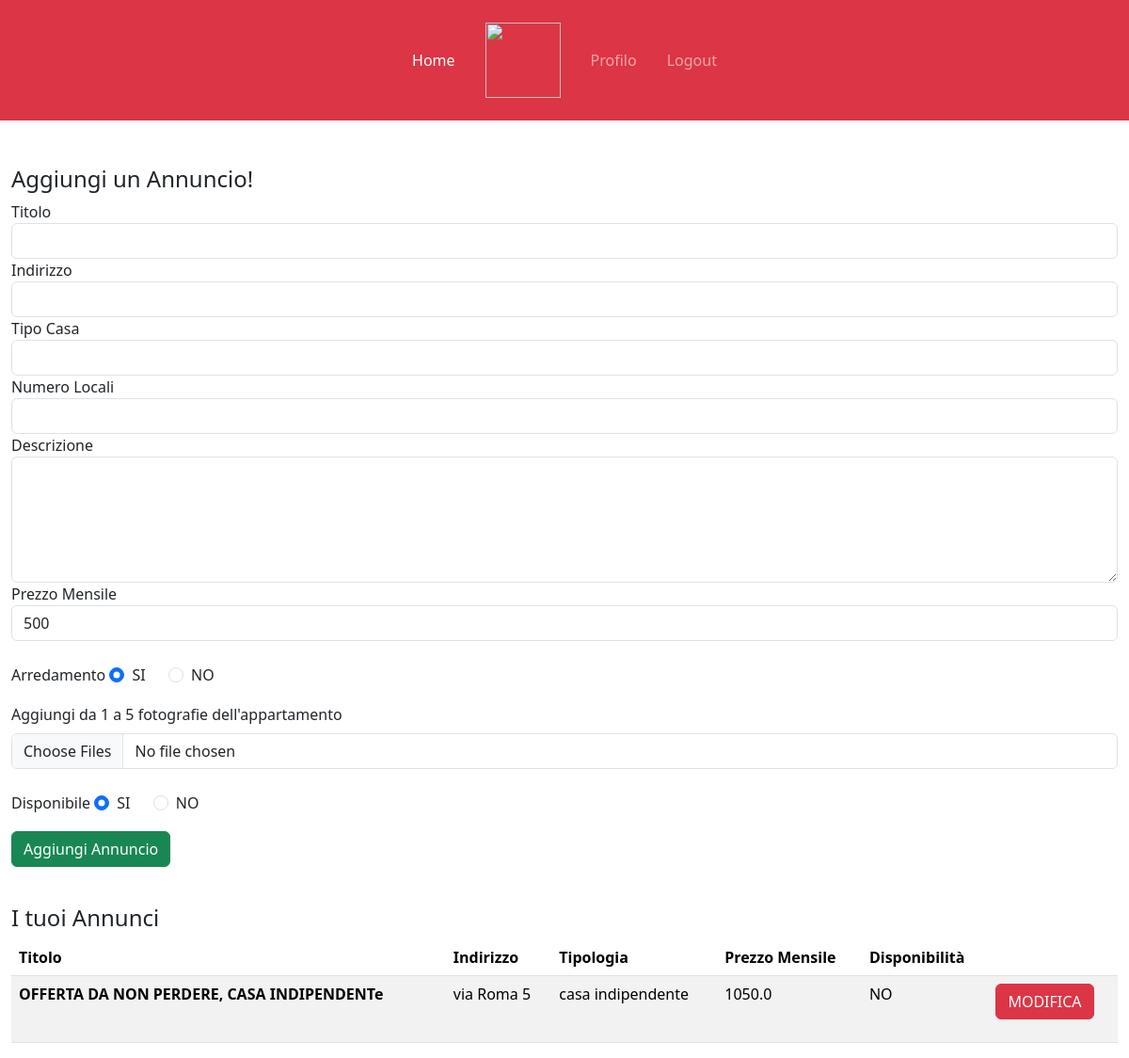
The page /profiloL (signed in) on the database as committed earlier.
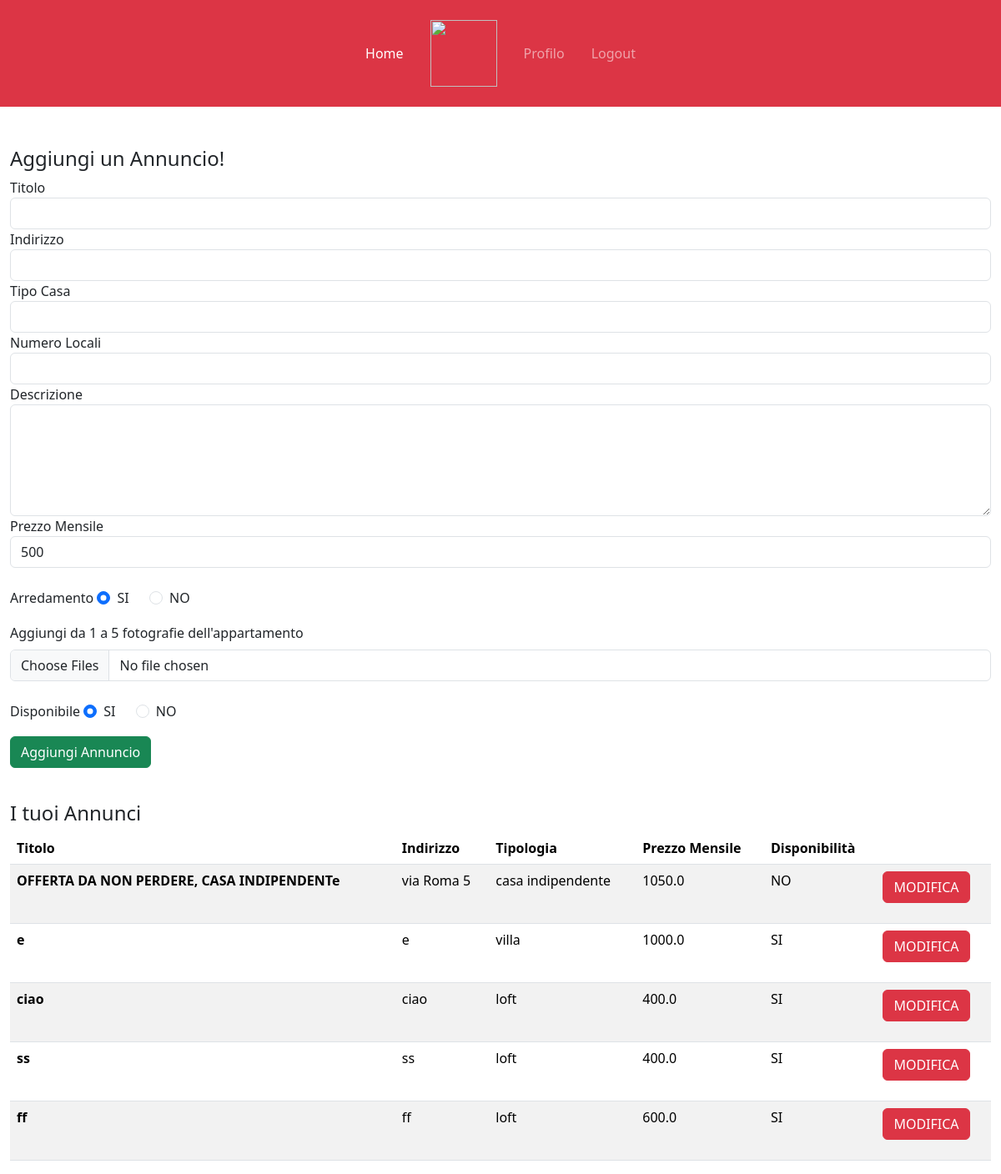
The same page on the database as committed later.
### tables this page shows
CREATE TABLE "ANNUNCI" (
	"idAnnuncio"	INTEGER NOT NULL,
	"titolo"	TEXT NOT NULL,
	"indirizzo"	TEXT NOT NULL,
	"tipoCasa"	TEXT NOT NULL,
	"numeroLocali"	TEXT NOT NULL,
	"descrizione"	TEXT NOT NULL,
	"prezzoMensile"	REAL NOT NULL,
	"arredamento"	TEXT NOT NULL,
	"disponibilita"	TEXT NOT NULL,
	"idUtente"	INTEGER NOT NULL,
	FOREIGN KEY("idUtente") REFERENCES "UTENTI"("idUtente"),
	PRIMARY KEY("idAnnuncio" AUTOINCREMENT)
);

### app.py (the view)
@app.route('/profiloL')
@app.route('/profiloL/<int:id>')
@login_required
def profiloL(id=None): #annuncio=None significa che il parametro è opzionale.
   if id is not None:
      annunci=posts_dao.get_annunci(current_user.id)
      annuncio=posts_dao.get_singleAnnuncio(id)
      return render_template('profiloL.html', annunci=annunci, annuncio=annuncio)
   else:
      annunci=posts_dao.get_annunci(current_user.id)
      return render_template('profiloL.html', annunci=annunci)

### app.py (called while the page is built)
@login_manager.user_loader
def load_user(user_id):
    db_user=posts_dao.get_user_by_id(user_id)
    user = User(id=db_user['idUtente'],
                username=db_user['username'],
                password=db_user['password'],
                tipo=db_user['tipo'])
    return user

### posts_dao.py (called while the page is built)
def get_user_by_id(id_utente):
    query = 'SELECT * FROM UTENTI WHERE idUtente = ?'
    connection = sqlite3.connect('db/affitti.db')
    connection.row_factory = sqlite3.Row
    cursor = connection.cursor()
    cursor.execute(query, (id_utente,))
    result = cursor.fetchone()
    cursor.close()
    connection.close()
    return result

def get_annunci(id):
    conn =sqlite3.connect('db/affitti.db')
    conn.row_factory = sqlite3.Row
    cursor= conn.cursor()
    sql = 'SELECT  ANNUNCI.idAnnuncio, titolo, indirizzo, tipoCasa, numeroLocali, descrizione, \
    prezzoMensile, arredamento, disponibilita, urlFoto FROM ANNUNCI, FOTO \
    where ANNUNCI.idUtente = ? and ANNUNCI.idAnnuncio = FOTO.idAnnuncio \
    GROUP BY ANNUNCI.idAnnuncio'
    cursor.execute(sql, (id,))
    annunci= cursor.fetchall()
    cursor.close()
    conn.close()
    return annunci

### templates/profiloL.html (shortened to what the changed rows need)
{% extends "base.html" %}
{% block content %}
<div class="container-fluid mt-5">
  <br>
  <div style="background-color: #e7effd;">
    <table class="table table-striped">
      <thead>
        <tr>
          <th scope="col">Titolo</th>
          <th scope="col">Indirizzo</th>
          <th scope="col">Tipologia</th>
          <th scope="col">Prezzo Mensile</th>
          <th scope="col">Disponibilità</th>
          <th scope="col"></th>
        </tr>
      </thead>
      <tbody>
        {% for ann in annunci %}
        <tr>
          <th scope="row">{{ann.titolo}}</th>
          <td>{{ann.indirizzo}}</td>
          <td>{{ann.tipoCasa}}</td>
          <td>{{ann.prezzoMensile}}</td>
          <td>{{ann.disponibilita}}</td>
          <td>
            <form action="/modificaAnn/{{ann.idAnnuncio}}" method="POST">
              <button type="submit" class="btn btn-danger">MODIFICA</button>
            </form>
          </td>
        </tr>
        {% endfor %}
      </tbody>
  </div>
</div>
{% endblock %}

Rows that differ between the two databases and show on the page:
added ANNUNCI: titolo "e", indirizzo "e", tipoCasa "villa", prezzoMensile "1000.0", disponibilita "SI"
added ANNUNCI: titolo "ciao", indirizzo "ciao", tipoCasa "loft", prezzoMensile "400.0", disponibilita "SI"
added ANNUNCI: titolo "ss", indirizzo "ss", tipoCasa "loft", prezzoMensile "400.0", disponibilita "SI"
added ANNUNCI: titolo "ff", indirizzo "ff", tipoCasa "loft", prezzoMensile "600.0", disponibilita "SI"
